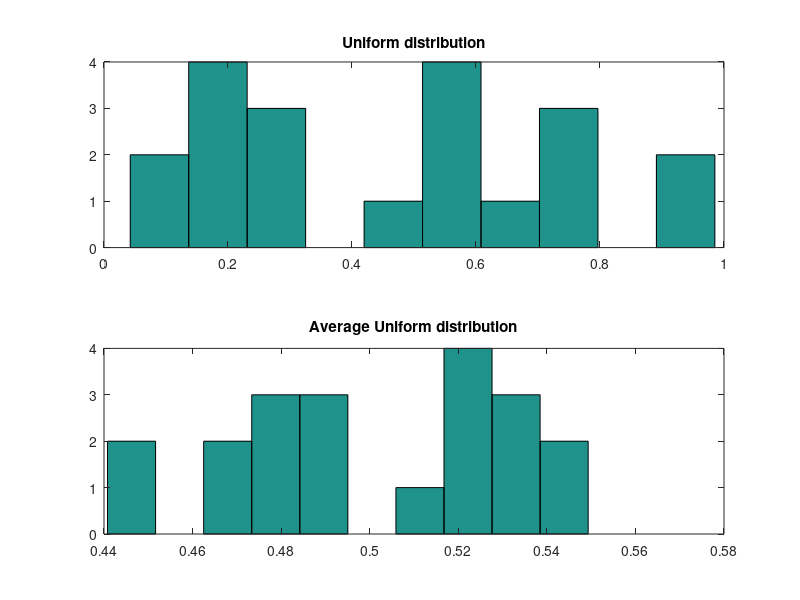

MATLAB code to generate this figure:
n=50;
bin=10;
x = rand(n, 20);
avg_x = mean(x);
subplot(211); hist( x(1,:), bin);
title('Uniform distribution');
subplot(212); hist( avg_x, bin);
title('Average Uniform distribution');